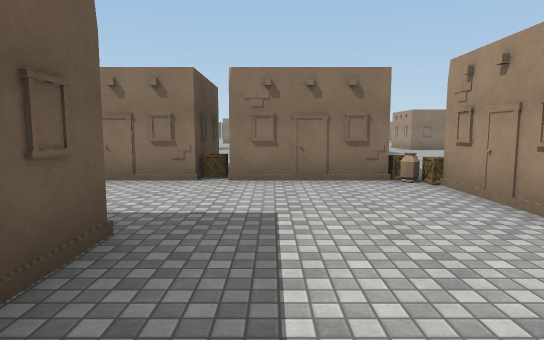
[1] (above)

24 first-person views from a walk through a 3-D level made in the Unity game engine. The camera is 1.5 m above the floor, tilts 6° down and sees 75° across. The floor is counted in squares, 2 m on a side. Each view is taken from the middle of a square. On the plan, view 1 faces up. The plan holds only what a view shows up to about 11 squares ahead; the rest is blank. The place goes on beyond the plan. The player is left out. Surface patterns are stand-ins for the level's own textures.

[2]
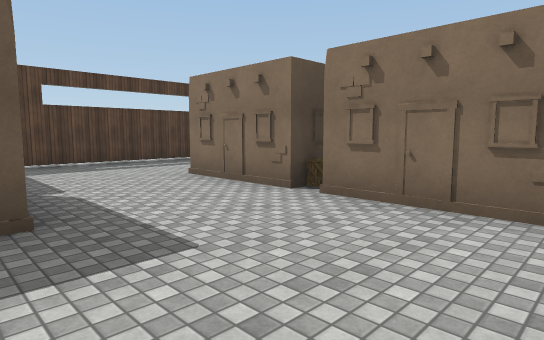

[3]
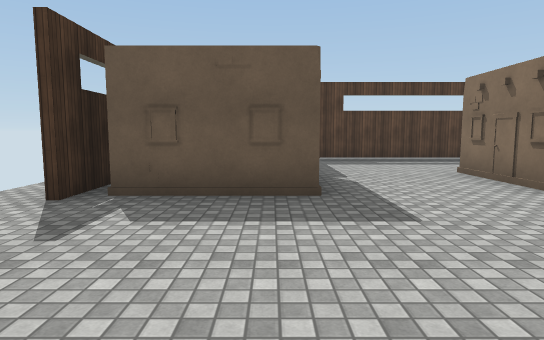

[4]
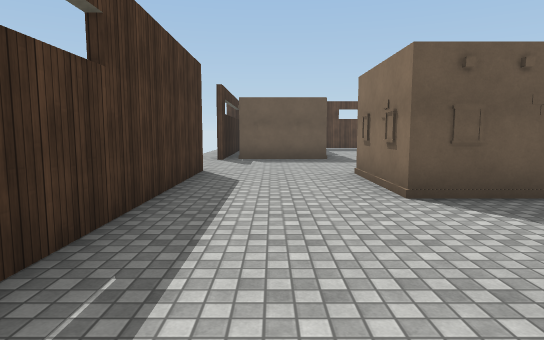

[5]
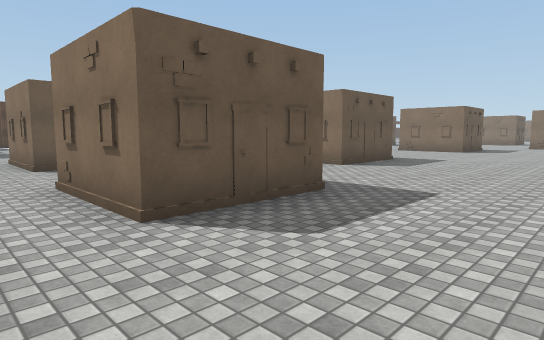

[6]
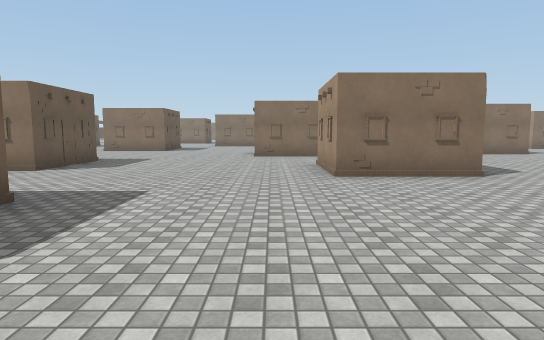

[7]
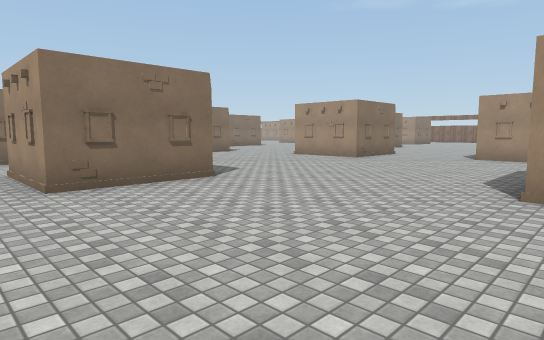

[8]
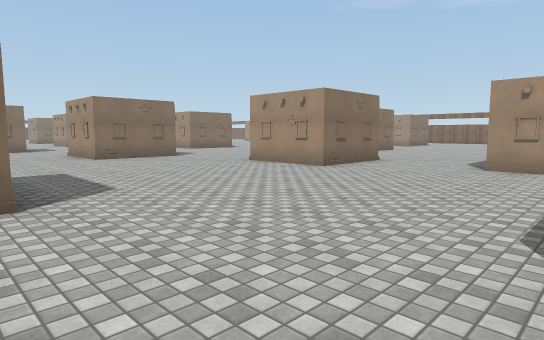

[9]
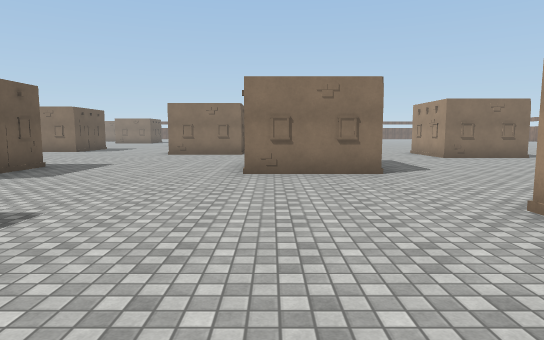

[10]
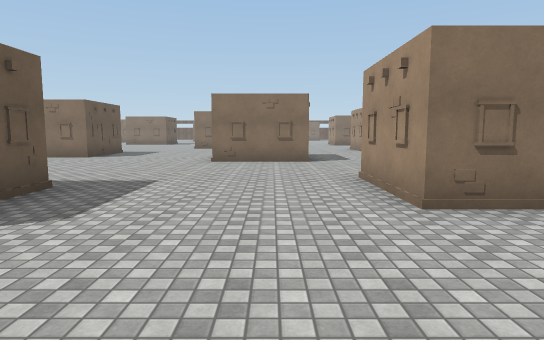

[11]
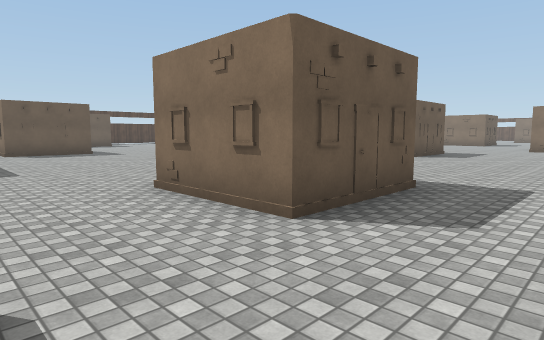

[12]
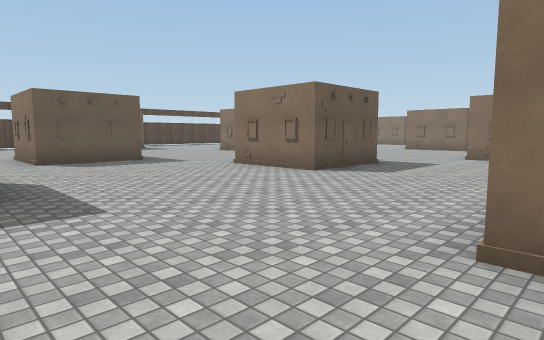

[13]
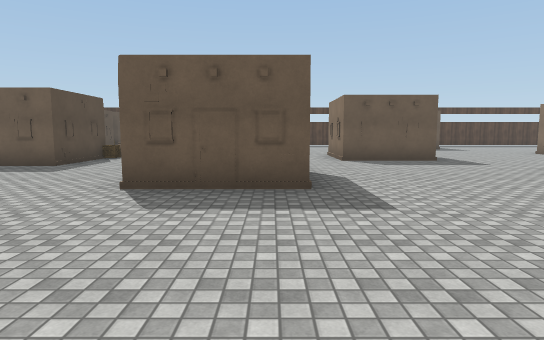

[14]
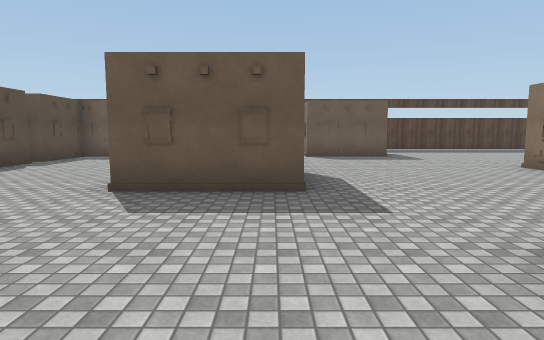

[15]
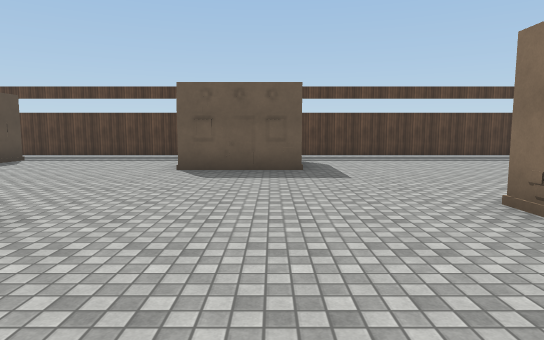

[16]
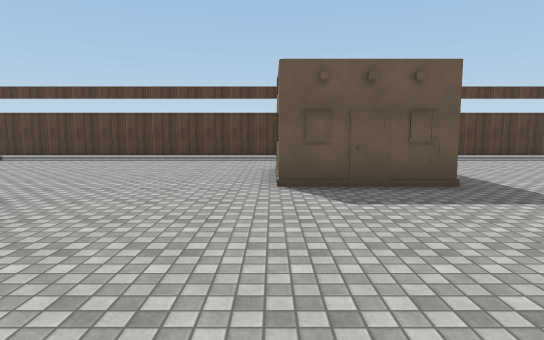

[17]
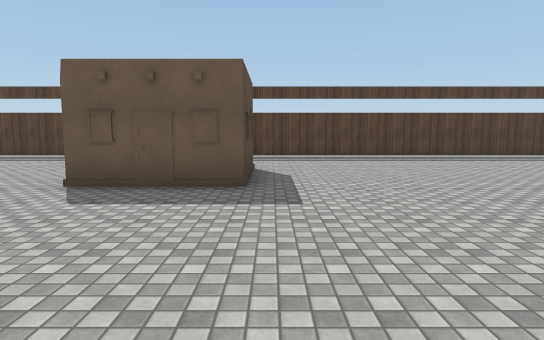

[18]
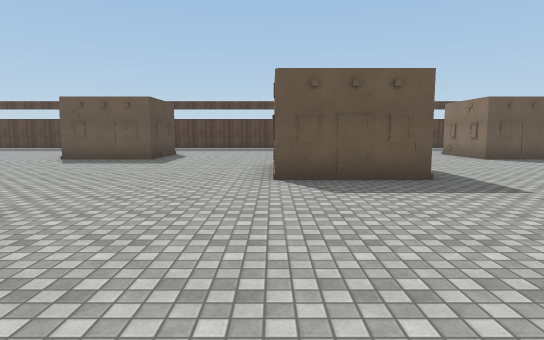

[19]
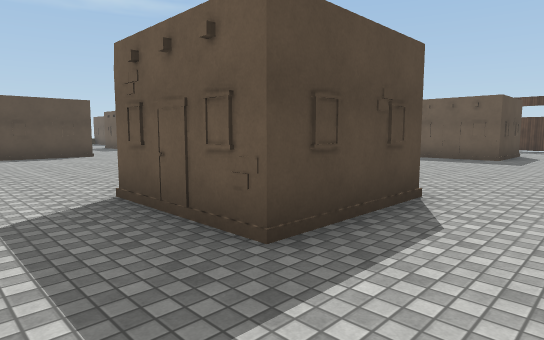

[20]
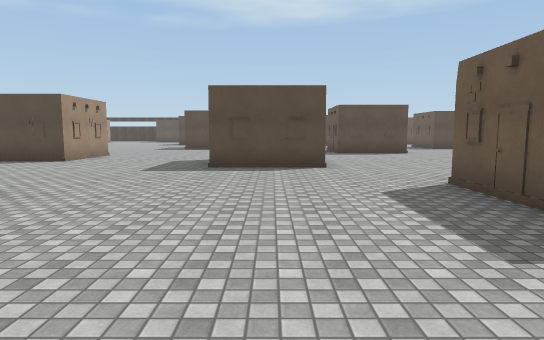

[21]
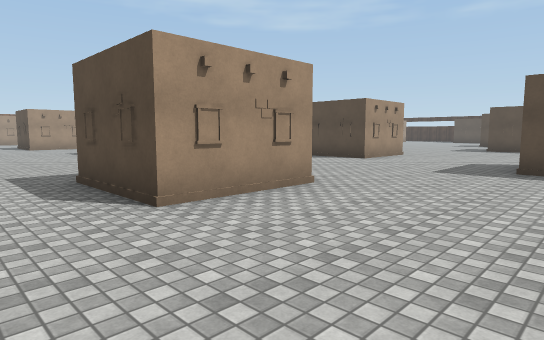

[22]
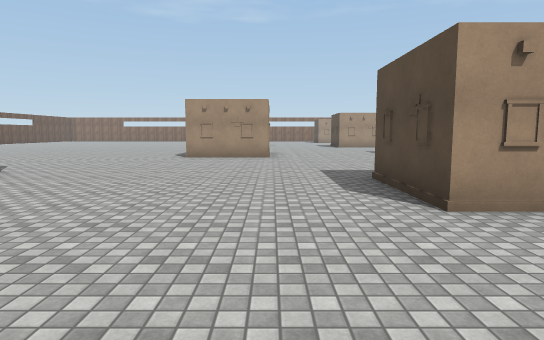

[23]
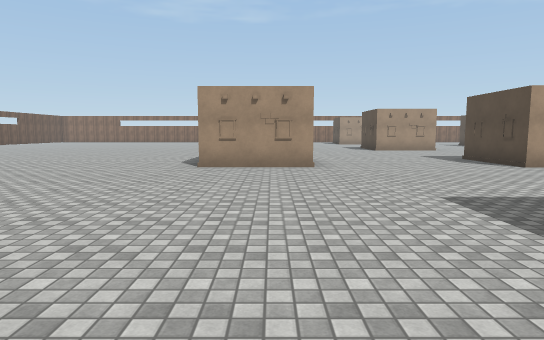

[24]
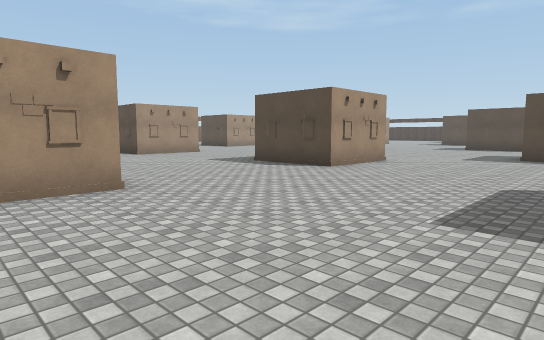

### Floor plan
Key: @ floor where view 1 was taken; # wall or solid block; . floor; B box; U building; O other object.
Columns run from 7 left of view 1 to 26 right of it. Each row starts with its distance up from view 1.
 40                                ..
 39       #                     .....
 38       #.                   ......
 37     U##...               ........
 36 #.   ......             .........
 35 #..    .....           ..........
 34 #....    .....       ...........
 33 #.....    U....     .........# U
 32 #......   #.....   ..........#
 31 #.......  #...... ...........#
 30 #................................
 29 #.....................##U.........
 28 #............##U......   .........
 27 #     #.....  ##......   .........
 26 #     #....    #.......  ....###..
 25 #...U##.....   ......... ....#
 24 #..........   ...............U
 23 #.........    ...##U..........
 22 #.......      ...## ..........
 21 #......      ....###....# U..
 20 #.......#    ...........   .
 19 #.........   ...............
 18 #..........  ###... ........   .U#
 17 #.  U........ ##... ........  ....
 16     #........U##.... ......#  ....
 15     ................  .....# U....
 14 #.......  U.........  #....###...
 13 #......   #.........  #..........
 12 #.....  ###.........U...........
 11 #....   .......................
 10 #.#   .....    U..............#
  9 #   ......     #.....#  U.....#
  8 #   U#.#       #.....## ......###.
  7 #.   #B# B. ..........##..........
  6 #...##U##U........................
  5 #........B###..  ..............# U
  4 #........O###.   #.............#
  3 #.........U##..  #............
  2    U  .........U.........
  1       ...............
  0      ##@.######

Positions as (right, up) in squares from view 1, and headings:
1: (0, 0), facing up
2: (2, 2), facing up-left
3: (3, 2), facing left
4: (9, 1), facing left
5: (13, 1), facing up-left
6: (13, 1), facing up
7: (13, 2), facing up-right
8: (16, 3), facing up-right
9: (20, 7), facing up
10: (18, 10), facing up
11: (17, 10), facing up-left
12: (13, 10), facing up-left
13: (13, 10), facing left
14: (8, 14), facing left
15: (4, 17), facing left
16: (4, 25), facing left
17: (4, 28), facing left
18: (9, 31), facing left
19: (10, 30), facing down-left
20: (11, 31), facing down
21: (11, 31), facing down-right
22: (11, 31), facing right
23: (14, 32), facing right
24: (17, 33), facing down-right
